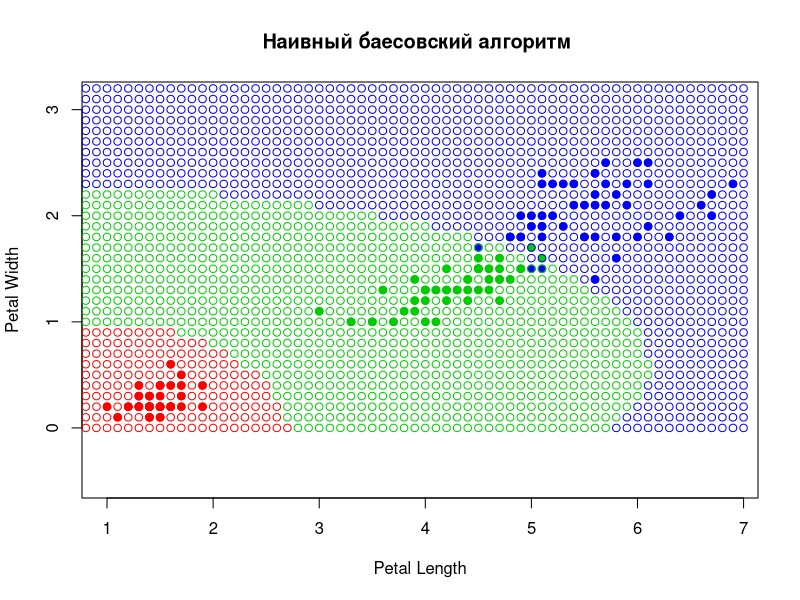

The R source for this figure:
naiveb = function(x, Py, Mo, covar, m, n) {
  kolvo <- matrix(c('setosa','versicolor', 'virginica', 0, 0, 0), nrow = 3, ncol = 2)
  schet = rep(0, m)
  for (i in 1:m) {
    schet[i] = Py[i]
    for (j in 1:n){
      N=1/sqrt(2*pi)/covar[i,j]*exp(-1/2*(x[j]-Mo[i,j])^2/covar[i,j]^2) #вычисление плотностей
      schet[i] = schet[i] * N #ищем для каждого класса
    }
    kolvo[i,2]=schet[i]
  }
  class <- kolvo[,1][which.max(kolvo[,2])]
}


xl <- iris[, 3:5]
n=2 #количество признаков
m=3 #количество классов
classes <- levels(xl[,3])
Py<-table(xl[,3])/dim(xl)[1] #априорная вероятность появления классов


Mo = matrix(0, nrow=m, ncol=n) #матрица мат. ожидания (для к-т центра выборки)
covar = matrix(0, nrow=m, ncol=n) #ковариационная матрица (отклонение)
for(i in 1:m){
  for(j in 1:n){
    temp=xl[xl[,3]==classes[i],][,j] 
    Mo[i,j]<-mean(temp) #мат. ожидание
    covar[i,j]<-sqrt(var(temp)) #формула коварицации
  }
}

colors <- c("setosa" = "red", "versicolor" = "green3", "virginica" = "blue")
plot(iris[, 3:4], pch = 21, bg = colors[iris$Species], col = colors[iris$Species], asp = 1, xlab = "Petal Length", ylab = "Petal Width", main = "Наивный баесовский алгоритм ")

a=0
b=0
while(a<7){
  while(b<7){
    z <- c(b, a)
    class <- naiveb(z, Py, Mo, covar, m, n)
    points(z[1], z[2], pch = 21, col = colors[class], asp = 1)
    b=b+0.1
  }
  b=0
  a=a+0.1
}